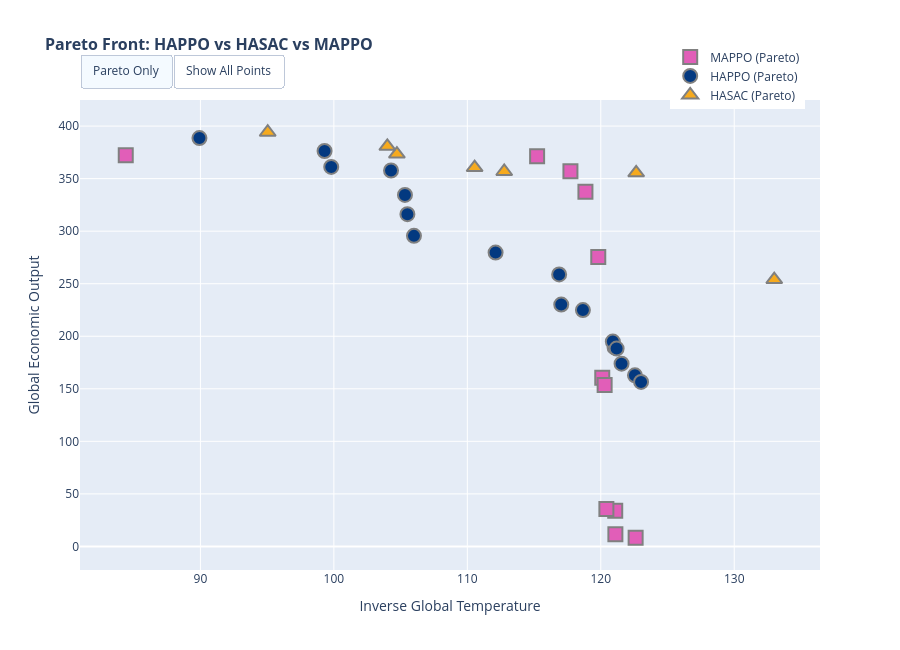

Notebook code for this chart:
### Code cell
# Interactive plot with hover (Plotly)
if PLOTLY_AVAILABLE:
    fig_pareto_interactive = plot_pareto_front_interactive(df) #df[df['algorithm'] == 'HASAC'])
    fig_pareto_interactive.show()
else:
    print("Plotly not available, showing static plot")

# Static plot (matplotlib) - for saving
fig_pareto = plot_pareto_front(df, show_weights=False)
#fig_pareto.title("Pareto Front: HAPPO vs HASAC vs MAPPO", fontsize=9, fontweight='bold')
if SAVE_FIGURES:
    fig_pareto.savefig(OUTPUT_DIR / "pareto_front.png", dpi=FIGURE_DPI, bbox_inches='tight')
plt.show()

# Print pareto front runs per algorithm to a file
print("\nPareto front runs per algorithm:")
for algo in df["algorithm"].unique():
    algo_df = df[df["algorithm"] == algo]
    points = algo_df[["return_obj_0", "return_obj_1"]].values
    pareto_mask = is_pareto_efficient(points) if len(points) > 0 else np.zeros(len(points), dtype=bool)
    pareto_runs = algo_df[pareto_mask]
    
    with open(OUTPUT_DIR / f"pareto_runs_{algo}.txt", "w") as f:
        print(f"Pareto front runs for {algo}: {len(pareto_runs)} runs")
        f.write(f"Pareto front runs for {algo}:\n")
        for _, row in pareto_runs.iterrows():
            f.write(f"Run ID: {row['weight_run_name']}, seed {row['seed']}, weight: {int(row['weight_0']*100)}\n")

### Figure 1 — Plotly figure (JSON) as saved in the notebook; plotly's stock layout.template omitted (floating-point values rounded to 4 significant figures; data arrays with more than 128 entries replaced by an {"elided": "..."} marker saying what was removed)
{"data": [{"customdata": {"elided": "380 str values"}, "hovertemplate": "%{customdata}<extra></extra>", "marker": {"color": "#e15eb8", "line": {"color": "gray", "width": 1}, "opacity": 0.4, "size": 10, "symbol": "square"}, "mode": "markers", "name": "MAPPO (dominated)", "type": "scatter", "visible": false, "x": {"elided": "380 float values"}, "y": {"elided": "380 float values"}}, {"customdata": ["Run: offline-run-20260415_214620-74754nob<br>Weight: (0.74, 0.26)<br>Model dir: momarl_mappo_uniform_202604_w73_164<br>Seed: 1<br>inverse_global_temperature: 120.11<br>global_economic_output: 160.48", "Run: offline-run-20260415_221128-mdho8weu<br>Weight: (0.94, 0.06)<br>Model dir: momarl_mappo_uniform_202604_w93_8106<br>Seed: 1<br>inverse_global_temperature: 121.08<br>global_economic_output: 34.02", "Run: offline-run-20260415_235318-w1tp7oqb<br>Weight: (0.96, 0.04)<br>Model dir: momarl_mappo_uniform_202604_w95_8040<br>Seed: 1<br>inverse_global_temperature: 121.09<br>global_economic_output: 11.61", "Run: offline-run-20260416_022841-krt4quny<br>Weight: (0.99, 0.01)<br>Model dir: momarl_mappo_uniform_202604_w98_1893<br>Seed: 1<br>inverse_global_temperature: 122.61<br>global_economic_output: 8.25", "Run: offline-run-20260416_023342-wvi34pnw<br>Weight: (0.89, 0.11)<br>Model dir: momarl_mappo_uniform_202604_w88_2250<br>Seed: 1<br>inverse_global_temperature: 120.42<br>global_economic_output: 35.69", "Run: offline-run-20260416_040426-c51a4jw7<br>Weight: (0.58, 0.42)<br>Model dir: momarl_mappo_uniform_202604_w58_6724<br>Seed: 1<br>inverse_global_temperature: 120.29<br>global_economic_output: 153.68", "Run: offline-run-20260516_193138-gsk3t3ac<br>Weight: (0.32, 0.68)<br>Model dir: momarl_mappo_uniform_202605_w32_8242<br>Seed: 3<br>inverse_global_temperature: 84.41<br>global_economic_output: 372.27", "Run: offline-run-20260525_223424-0k7qecxu<br>Weight: (0.42, 0.58)<br>Model dir: momarl_mappo_uniform_202605_w42_4673<br>Seed: 4<br>inverse_global_temperature: 117.73<br>global_economic_output: 356.95", "Run: offline-run-20260526_021616-j7pon3us<br>Weight: (0.38, 0.62)<br>Model dir: momarl_mappo_uniform_202605_w38_6437<br>Seed: 4<br>inverse_global_temperature: 118.85<br>global_economic_output: 337.50", "Run: offline-run-20260526_025826-5gmyv54s<br>Weight: (0.29, 0.71)<br>Model dir: momarl_mappo_uniform_202605_w29_6560<br>Seed: 4<br>inverse_global_temperature: 115.23<br>global_economic_output: 371.36", "Run: offline-run-20260526_055640-m1m0cvy4<br>Weight: (1.00, 0.00)<br>Model dir: momarl_mappo_uniform_202605_w99_277<br>Seed: 4<br>inverse_global_temperature: 119.81<br>global_economic_output: 275.54"], "hovertemplate": "%{customdata}<extra></extra>", "marker": {"color": "#e15eb8", "line": {"color": "gray", "width": 2}, "size": 14, "symbol": "square"}, "mode": "markers", "name": "MAPPO (Pareto)", "type": "scatter", "x": [120.1, 121.1, 121.1, 122.6, 120.4, 120.3, 84.41, 117.7, 118.9, 115.2, 119.8], "y": [160.5, 34.02, 11.61, 8.252, 35.69, 153.7, 372.3, 356.9, 337.5, 371.4, 275.5]}, {"customdata": {"elided": "377 str values"}, "hovertemplate": "%{customdata}<extra></extra>", "marker": {"color": "#033980", "line": {"color": "gray", "width": 1}, "opacity": 0.4, "size": 10, "symbol": "circle"}, "mode": "markers", "name": "HAPPO (dominated)", "type": "scatter", "visible": false, "x": {"elided": "377 float values"}, "y": {"elided": "377 float values"}}, {"customdata": ["Run: offline-run-20260415_224356-a5dvbos5<br>Weight: (0.84, 0.16)<br>Model dir: momarl_happo_uniform_202604_w83_6756<br>Seed: 1<br>inverse_global_temperature: 116.88<br>global_economic_output: 258.84", "Run: offline-run-20260416_031113-msqwdgi3<br>Weight: (1.00, 0.00)<br>Model dir: momarl_happo_uniform_202604_w99_3674<br>Seed: 1<br>inverse_global_temperature: 117.04<br>global_economic_output: 230.13", "Run: offline-run-20260516_215956-35dzsd6e<br>Weight: (0.46, 0.54)<br>Model dir: momarl_happo_uniform_202605_w46_6153<br>Seed: 3<br>inverse_global_temperature: 89.93<br>global_economic_output: 388.62", "Run: offline-run-20260525_044219-eng2m6n0<br>Weight: (0.40, 0.60)<br>Model dir: momarl_happo_uniform_202605_w40_9654<br>Seed: 4<br>inverse_global_temperature: 104.28<br>global_economic_output: 357.72", "Run: offline-run-20260525_080000-vwnq2rba<br>Weight: (0.34, 0.66)<br>Model dir: momarl_happo_uniform_202605_w34_349<br>Seed: 4<br>inverse_global_temperature: 99.80<br>global_economic_output: 361.18", "Run: offline-run-20260525_085624-b8b1u4f7<br>Weight: (0.60, 0.40)<br>Model dir: momarl_happo_uniform_202605_w60_4220<br>Seed: 4<br>inverse_global_temperature: 112.12<br>global_economic_output: 279.63", "Run: offline-run-20260525_090748-c5t0mqso<br>Weight: (0.45, 0.55)<br>Model dir: momarl_happo_uniform_202605_w45_8939<br>Seed: 4<br>inverse_global_temperature: 106.00<br>global_economic_output: 295.53", "Run: offline-run-20260525_103220-ihlgw62f<br>Weight: (0.37, 0.63)<br>Model dir: momarl_happo_uniform_202605_w37_591<br>Seed: 4<br>inverse_global_temperature: 99.30<br>global_economic_output: 376.33", "Run: offline-run-20260525_105151-nqlof595<br>Weight: (0.47, 0.53)<br>Model dir: momarl_happo_uniform_202605_w47_1150<br>Seed: 4<br>inverse_global_temperature: 105.33<br>global_economic_output: 334.49", "Run: offline-run-20260525_121246-upyrlwqa<br>Weight: (0.39, 0.61)<br>Model dir: momarl_happo_uniform_202605_w39_6570<br>Seed: 4<br>inverse_global_temperature: 105.51<br>global_economic_output: 316.18", "Run: offline-run-20260525_145054-7m5kafhy<br>Weight: (0.59, 0.41)<br>Model dir: momarl_happo_uniform_202605_w59_4637<br>Seed: 4<br>inverse_global_temperature: 118.66<br>global_economic_output: 224.92", "Run: offline-run-20260525_190146-hveqxj8q<br>Weight: (0.86, 0.14)<br>Model dir: momarl_happo_uniform_202605_w85_6768<br>Seed: 4<br>inverse_global_temperature: 121.03<br>global_economic_output: 189.37", "Run: offline-run-20260525_195532-ola7f76c<br>Weight: (0.94, 0.06)<br>Model dir: momarl_happo_uniform_202605_w93_2776<br>Seed: 4<br>inverse_global_temperature: 121.56<br>global_economic_output: 173.94", "Run: offline-run-20260525_212206-r7nzwuu6<br>Weight: (0.89, 0.11)<br>Model dir: momarl_happo_uniform_202605_w88_6328<br>Seed: 4<br>inverse_global_temperature: 120.90<br>global_economic_output: 194.92", "Run: offline-run-20260525_212629-f46vca77<br>Weight: (0.96, 0.04)<br>Model dir: momarl_happo_uniform_202605_w95_9187<br>Seed: 4<br>inverse_global_temperature: 122.56<br>global_economic_output: 162.83", "Run: offline-run-20260525_225728-vuez9t2m<br>Weight: (0.98, 0.02)<br>Model dir: momarl_happo_uniform_202605_w97_8825<br>Seed: 4<br>inverse_global_temperature: 123.02<br>global_economic_output: 156.55", "Run: offline-run-20260526_002947-zocx253a<br>Weight: (1.00, 0.00)<br>Model dir: momarl_happo_uniform_202605_w99_7550<br>Seed: 4<br>inverse_global_temperature: 121.19<br>global_economic_output: 188.32"], "hovertemplate": "%{customdata}<extra></extra>", "marker": {"color": "#033980", "line": {"color": "gray", "width": 2}, "size": 14, "symbol": "circle"}, "mode": "markers", "name": "HAPPO (Pareto)", "type": "scatter", "x": [116.9, 117.0, 89.93, 104.3, 99.8, 112.1, 106.0, 99.3, 105.3, 105.5, 118.7, 121.0, 121.6, 120.9, 122.6, 123.0, 121.2], "y": [258.8, 230.1, 388.6, 357.7, 361.2, 279.6, 295.5, 376.3, 334.5, 316.2, 224.9, 189.4, 173.9, 194.9, 162.8, 156.6, 188.3]}, {"customdata": {"elided": "393 str values"}, "hovertemplate": "%{customdata}<extra></extra>", "marker": {"color": "#f6aa1e", "line": {"color": "gray", "width": 1}, "opacity": 0.4, "size": 10, "symbol": "triangle-up"}, "mode": "markers", "name": "HASAC (dominated)", "type": "scatter", "visible": false, "x": {"elided": "393 float values"}, "y": {"elided": "393 float values"}}, {"customdata": ["Run: offline-run-20260418_075808-inrl6zpe<br>Weight: (0.47, 0.53)<br>Model dir: momarl_hasac_uniform_202604_w47_8690<br>Seed: 1<br>inverse_global_temperature: 104.72<br>global_economic_output: 373.42", "Run: offline-run-20260516_142457-ngxmeh2m<br>Weight: (0.61, 0.39)<br>Model dir: momarl_hasac_uniform_202605_w61_7016<br>Seed: 2<br>inverse_global_temperature: 110.55<br>global_economic_output: 360.57", "Run: offline-run-20260517_050204-ypwv6zzw<br>Weight: (0.59, 0.41)<br>Model dir: momarl_hasac_uniform_202605_w59_4245<br>Seed: 2<br>inverse_global_temperature: 112.76<br>global_economic_output: 356.80", "Run: offline-run-20260520_163440-9f7quo0c<br>Weight: (0.20, 0.80)<br>Model dir: momarl_hasac_uniform_202605_w20_9579<br>Seed: 4<br>inverse_global_temperature: 95.04<br>global_economic_output: 394.14", "Run: offline-run-20260521_002932-fehzdglp<br>Weight: (0.54, 0.46)<br>Model dir: momarl_hasac_uniform_202605_w54_2483<br>Seed: 4<br>inverse_global_temperature: 122.65<br>global_economic_output: 355.57", "Run: offline-run-20260521_105642-iosc4z8k<br>Weight: (0.49, 0.51)<br>Model dir: momarl_hasac_uniform_202605_w49_2478<br>Seed: 4<br>inverse_global_temperature: 104.01<br>global_economic_output: 380.72", "Run: offline-run-20260522_170200-fny6v74t<br>Weight: (0.99, 0.01)<br>Model dir: momarl_hasac_uniform_202605_w98_164<br>Seed: 4<br>inverse_global_temperature: 133.00<br>global_economic_output: 253.93"], "hovertemplate": "%{customdata}<extra></extra>", "marker": {"color": "#f6aa1e", "line": {"color": "gray", "width": 2}, "size": 14, "symbol": "triangle-up"}, "mode": "markers", "name": "HASAC (Pareto)", "type": "scatter", "x": [104.7, 110.5, 112.8, 95.04, 122.7, 104.0, 133.0], "y": [373.4, 360.6, 356.8, 394.1, 355.6, 380.7, 253.9]}], "layout": {"height": 650, "hovermode": "closest", "legend": {"x": 0.98, "xanchor": "right", "y": 0.98, "yanchor": "bottom"}, "title": {"font": {"size": 16, "weight": "bold"}, "text": "Pareto Front: HAPPO vs HASAC vs MAPPO"}, "updatemenus": [{"buttons": [{"args": [{"visible": [false, true, false, true, false, true]}], "label": "Pareto Only", "method": "update"}, {"args": [{"visible": [true, true, true, true, true, true]}], "label": "Show All Points", "method": "update"}], "direction": "left", "pad": {"r": 10, "t": 10}, "showactive": true, "type": "buttons", "x": 0, "xanchor": "left", "y": 1.12, "yanchor": "top"}], "width": 900, "xaxis": {"title": {"text": "Inverse Global Temperature"}}, "yaxis": {"title": {"text": "Global Economic Output"}}}}
